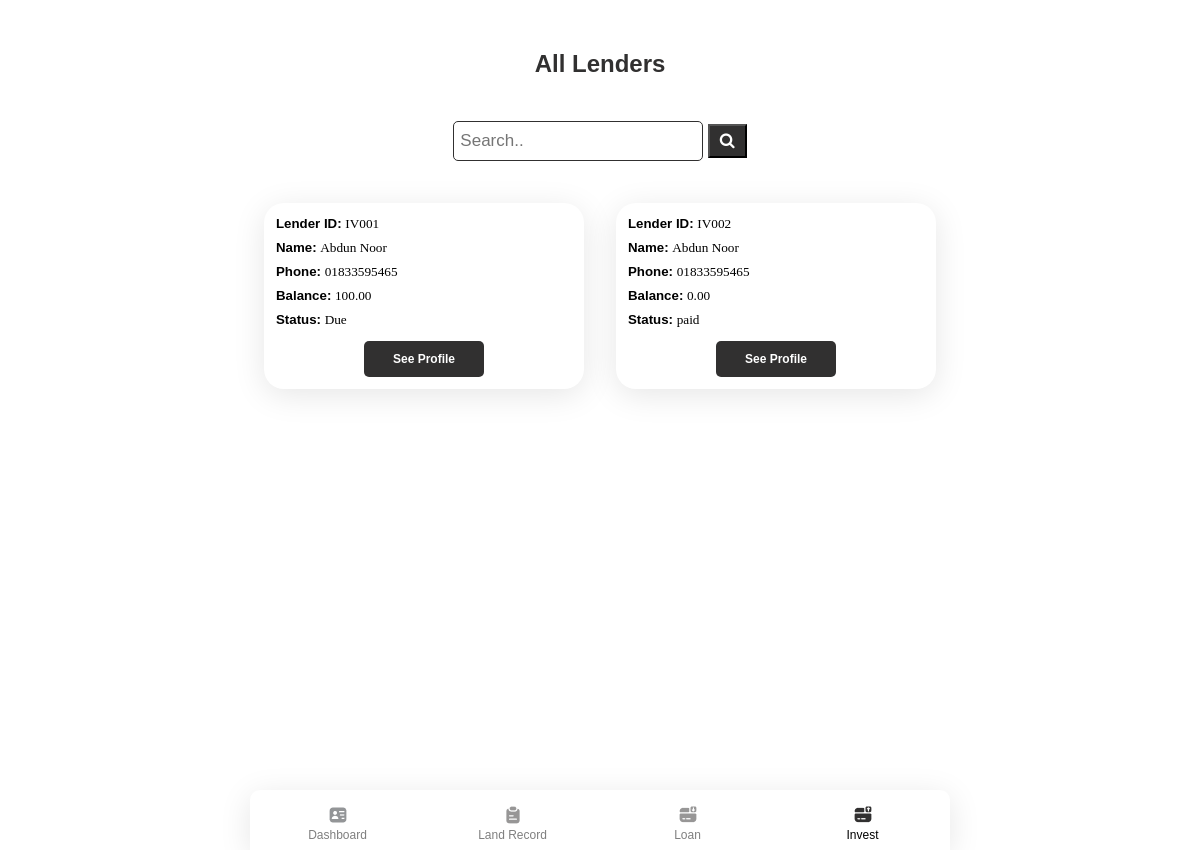
The page /lender/ (signed in) on the database its author committed.
### app/models.py (models this page shows, shortened)
class Lender(models.Model):
    lenderName = models.CharField(max_length=50)
    phone = models.CharField(max_length=15, blank=True, null= True)
    address = models.TextField(blank=True, null= True)
    img = models.ImageField(default='avatar.png', upload_to='pics')
    investor = models.ForeignKey(User, on_delete=models.SET_NULL, blank=True, null=True)
    totalbalance = models.FloatField(default=0, null=True, blank=True)
    def __str__(self):
        return "IV00" +str(self.id)

### app/views.py (the view)
# urls.py: path('lender/', views.lender, name='lender'),
@login_required(login_url='login')
def lender(request):
    lenders = Lender.objects.filter(investor_id=request.user.id)
    d = {}
    for lender in lenders:
        accounts = Invest.objects.filter(lender=lender)
        a, b, c = total_count_lender(accounts)
        if c == 0:
            status = "paid"
        elif c > 0:
            status = "Due"
        else:
            status = "None"
        d[lender] = c, status
    return render(request, "app/lender.html",{
        "lenders": d,
    })

### app/views.py (called while the page is built)
def total_count_lender(accounts):
    total_invest = 0
    total_return = 0
    b = 0
    for account in accounts:
        total_invest = total_invest + account.invest
        total_return = total_return + account.retern
    b = total_invest - total_return
    return total_invest, total_return, b

### app/templates/app/lender.html (shortened to what this page needs)
{% extends "app/layout.html" %}
{% block body %}
<header style="text-align: center;">
    <h2>All Lenders</h2>
    <div class="search-container">
        <form action="{% url 'anysearch' 'lenders' %}" method="POST">
          <input type="text" placeholder="Search.." name="search">
          <button type="submit"><i class="fa fa-search"></i></button>
        </form>
    </div>
</header>
<div class="list-cards">
    {% for lender, balance in lenders.items %}
    <div class="card list">
        <h5>Lender ID: <span class="lightword">{{ lender }}</span></h5>
        <h5>Name: <span class="lightword">{{ lender.lenderName }}</span></h5>
        <h5>Phone: <span class="lightword">{{ lender.phone }}</span></h5>
        <h5>Balance: <span class="lightword">{{ balance.0|floatformat:2 }}</span></h5>
        <h5>Status: <span class="lightword">{{ balance.1 }}</span></h5>
        <div class="buttondiv">
            <a href="{% url 'lenderprofile' lender.id %}"><button class="samebuttons">See Profile</button></a>
        </div>
    </div>
    {% endfor %}
</div>
{% endblock %}

### app/static/app/css/main.css (style rules this page uses)
* { margin: 0; padding: 0; box-sizing: border-box; font-family: 'Poppins', sans-serif; }
html, body { height: 100%; max-width: 700px; margin: auto; }
.modal-body form input[type="date"],input[type="text"], input[type="number"], .formContainer input[type="text"], input[type="password"], input[type="submit"] { width: 100%; height: 40px; margin: 5px 0 20px 0; border-radius: 5px; padding-left: 15px; border: 1px solid #E1E1E1; }
header { margin: 50px 20px 0 20px; color: #313030; }
.list-cards { display: grid; grid-template-columns: repeat(auto-fit, minmax(320px, max-content)); grid-gap: 12px; justify-content: center; margin-top: 20px; padding-bottom: 70px; }
.card { width: 320px; height: 117px; margin: 2px 10px; box-shadow: 0px 6px 32px rgba(0, 0, 0, 0.1); border-radius: 20px; }
.close, .samebuttons, .menuCard button { width: 120px; height: 36px; background: #313030; border-radius: 5px; color: white; border: none; cursor: pointer; font-weight: 600; font-size: 12px; }
.search-container input[type=text] { width: 250px; padding: 6px; margin-top: 8px; font-size: 17px; border: 1px solid #313030; }
.search-container button { padding: 6px 10px; margin-top: 8px; background: #313030; font-size: 16px; color: white; cursor: pointer; margin-left: 0; }
.list { padding: 12px; height: 186px; position: relative; }
.list h5 { margin-bottom: 6px; line-height: 18px; }
.lightword { font-family: Poppins; font-style: normal; font-weight: 500; }
.buttondiv { text-align: center; margin-top: 12px; }

### rows shown on the page
Lender: id "IV001", lenderName "Abdun Noor", phone "01833595465", balance "100.00", balance "Due"
Lender: id "IV002", lenderName "Abdun Noor", phone "01833595465", totalbalance "0.00", balance "paid"
